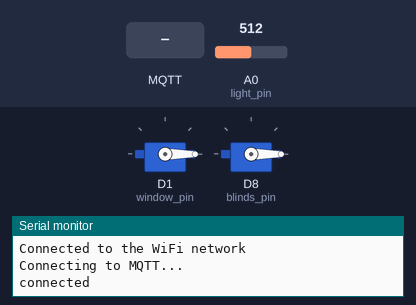
Recording of a sketch running on a simulated ESP8266 (NodeMCU). On the bench: 2 × servo, the last lines printed to the serial monitor. The test bench sets the inputs (shaded band); at power-on: A0 (light_pin) = 512. WiFi joins after 1.5 s; servers stay silent unless stated; no MQTT or app messages arrive unless stated.

Above: at 2.7 s.
2.8 s: MQTT message "open" arrives on the first subscribed topic
At 4.7 s:
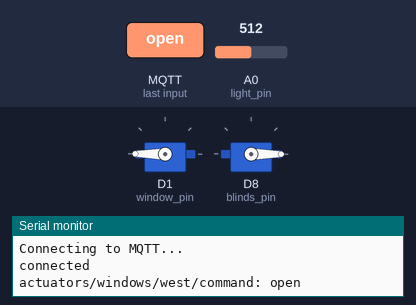
5.0 s: MQTT message "open" arrives on the third subscribed topic
At 6.3 s:
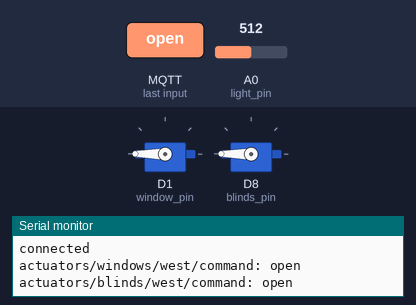
7.0 s: MQTT message "close" arrives on the first subscribed topic
At 7.9 s:
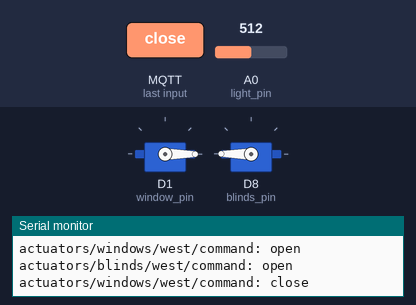
Timing chart, 0 to 10.0 s (numbered marks = the images above; inputs shaded):
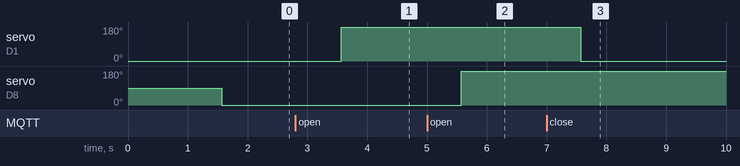

The sketch:

west.ino
```cpp
/* Arduino sketch for nodemcuv2
 * location: west
 * actuators: windows, blinds
 * sensors: light
*/

#include <Servo.h>
#include <ESP8266WiFi.h>
#include <PubSubClient.h>

#define window_pin D1
#define blinds_pin D8
#define light_pin A0


const char* ssid = "test"; // WiFi name
const char* password =  "12345678"; // WiFi password
const char* mqttServer = "82.165.70.137"; // mqtt broker ip
const int mqttPort = 1884; // mqtt broker port
const char* mqttUser = "iotproject"; // mqtt user
const char* mqttPassword = "iotaccesspw%"; // mqtt password

Servo window; // Servo for window
Servo blinds; // Servo for blinds

bool window_auto = true; //specifies, if messages send from AI planning are to be followed (true), or if manual open/close is activated (false);
bool blinds_auto = true; //specifies, if messages send from AI planning are to be followed (true), or if manual open/close is activated (false);

WiFiClient espClient; // WiFiClient to connect and use WiFi
PubSubClient mqtt(espClient); // mqtt client

// closes the window and sens appropriate retained status message to mqtt broker
void close_window(){
	window.write(0);
	mqtt.publish("actuators/windows/west/status", "closed", true);
}


// opens the window and sens appropriate retained status message to mqtt broker
void open_window(){
	window.write(180);
	mqtt.publish("actuators/windows/west/status", "open", true);
}


// closes the blinds and sens appropriate retained status message to mqtt broker
void close_blinds(){
	blinds.write(0);
	mqtt.publish("actuators/blinds/west/status", "closed", true);
}


// opens the blinds and sens appropriate retained status message to mqtt broker
void open_blinds(){
	blinds.write(180);
	mqtt.publish("actuators/blinds/west/status", "open", true);
}


void setup() {
	Serial.begin(9600);
	// Connect to WiFi
	WiFi.begin(ssid, password);
	while (WiFi.status() != WL_CONNECTED) {
		delay(500);
		Serial.println("Connecting to WiFi..");
	}
	Serial.println("Connected to the WiFi network");

	// Set mqtt config
	mqtt.setServer(mqttServer, mqttPort);
	mqtt.setCallback(callback);

	// Connect to mqtt broker
	while (!mqtt.connected()) {
		Serial.println("Connecting to MQTT...");

		if (mqtt.connect("west", mqttUser, mqttPassword, "actuators/windows/west/status", 1, true, "" )) {

			Serial.println("connected");

		} else {

			Serial.print("failed with state ");
			Serial.print(mqtt.state());
			delay(2000);

		}
	}

	// subscribe to topics
	mqtt.subscribe("actuators/windows/west/command");
	mqtt.subscribe("actuators/windows/west/mode");
	mqtt.subscribe("actuators/blinds/west/command");
	mqtt.subscribe("actuators/blinds/west/mode");


	// attach servos to pins
	window.attach(window_pin);
	blinds.attach(blinds_pin);

	// starting position is window and blind closed
	close_window();
	close_blinds();
}

// callback function gets called for each incoming message
void callback(char* topic, byte* payload, unsigned int length) {
	char message[length+1]; // will later contain only the message, without sender information
	for(int i = 0; i < length; i++){ // copy message from payload to message
		message[i] = (char) payload[i];
	}
	message[length] = '\0'; // add null byte to terminate string

	String topic_s = String(topic);
	String message_s = String(message);

	if(topic_s == "actuators/windows/west/mode"){
		if(message_s == "open"){
			open_window();
			window_auto = false;
		}else if(message_s == "close"){
			close_window();
			window_auto = false;
		}else if(message_s == "auto"){
			window_auto = true;
		}
	}else if(topic_s == "actuators/windows/west/command" && window_auto){
		if(message_s == "open"){
			open_window();
		}else if(message_s == "close"){
			close_window();
		}
	}else if (topic_s == "actuators/blinds/west/mode"){
		if(message_s == "open"){
			open_blinds();
			blinds_auto = false;
		}else if(message_s == "close"){
			close_blinds();
			blinds_auto = false;
		}else if(message_s == "auto"){
			blinds_auto = true;
		}
	}else if (topic_s == "actuators/blinds/west/command" && blinds_auto){
		if(message_s == "open"){
			open_blinds();
		}else if(message_s == "close"){
			close_blinds();
		}
	}


	Serial.print(topic);
	Serial.print(": ");
	Serial.println(message);

}

void loop() {
	mqtt.loop();
	delay(1000);
	char msg[8];
	itoa(analogRead(light_pin), msg, 10);
	mqtt.publish("sensors/sun/west", msg, true);
}
```

Measured:
- after the input at 2.8 s, servo on D1 (window_pin): 0° → 180° after 0.77 s
- after the input at 5.0 s, servo on D8 (blinds_pin): 0° → 180° after 0.57 s
- after the input at 7.0 s, servo on D1 (window_pin): 180° → 0° after 0.57 s
